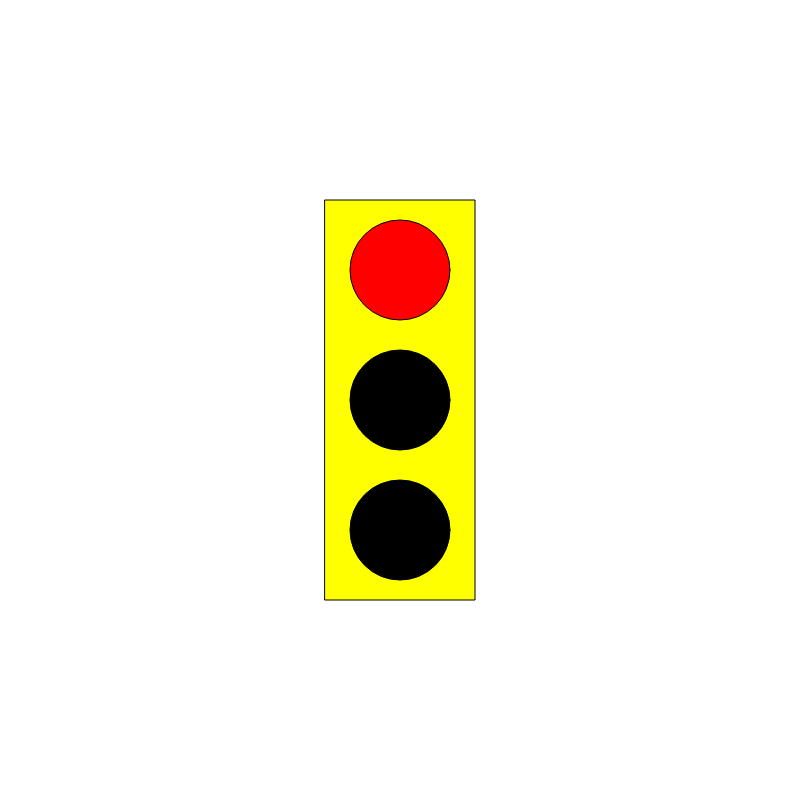
Frame 1 (no input)
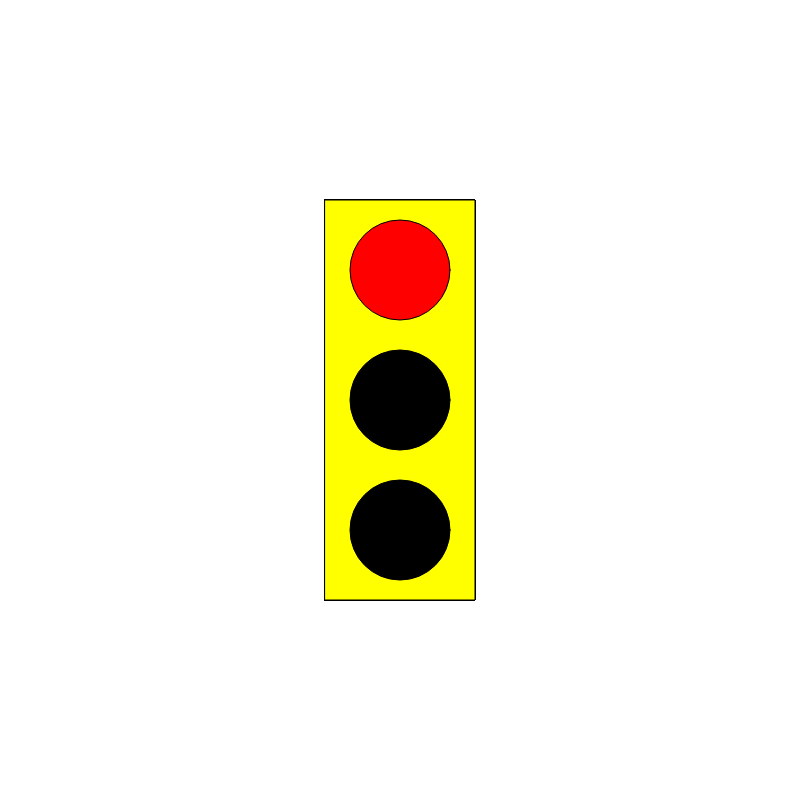
Frame 60 (no input)
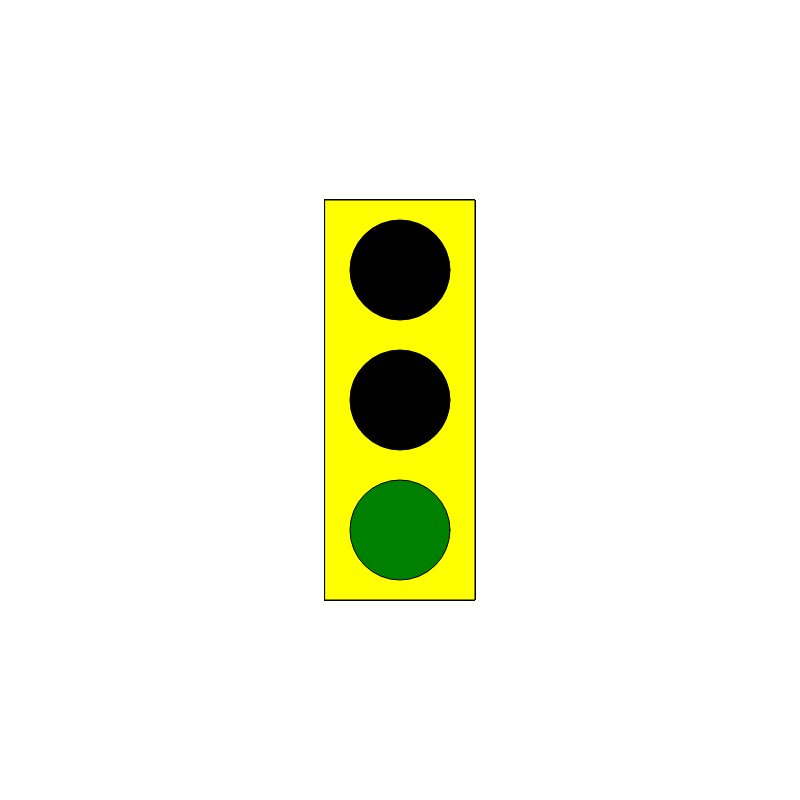
Frame 120 (the mouse pressed at the canvas centre since frame 60)

The p5.js sketch that drew these frames (run headless with seeded random() and noise() and a simulated clock; from frame 60 on, the mouse is pressed at the canvas centre):

// p5.js sketch
// ── sketch.js
var myState = 0 ;
var timer = 0 ;

function setup() {
  // put setup code here
  createCanvas(800, 800)
  rectMode(CENTER) ;
  ellipseMode(CENTER) ;
}

function draw() {
  // put drawing code here


  //yellow rectangle
  fill("yellow")
  rect(width/2, height/2, 150, 400)



switch(myState){

  case 0:
  // red light
  fill ("red")
  ellipse(400, 270, 100, 100)


  fill ("black")
  ellipse(400, 400, 100, 100)

  fill ("black")
  ellipse(400, 530, 100, 100)


  timer++ ;
  if (timer > 100) {
    myState = 1 ;
    timer = 0 ;
  }
break ;


  case 1:
  // green light
  fill ("black")
  ellipse(400, 270, 100, 100)


  fill ("black")
  ellipse(400, 400, 100, 100)

  fill ("green")
  ellipse(400, 530, 100, 100)

  timer++ ;
  if (timer > 100) {
    myState = 2 ;
    timer = 0 ;
  }
  break ;


  case 2:
  // yellow light
  fill ("black")
  ellipse(400, 270, 100, 100)


  fill ("yellow")
  ellipse(400, 400, 100, 100)

  fill ("black")
  ellipse(400, 530, 100, 100)

  timer++ ;
  if (timer > 100) {
    myState = 0 ;
    timer = 0 ;
  }
  break ;





}
}
